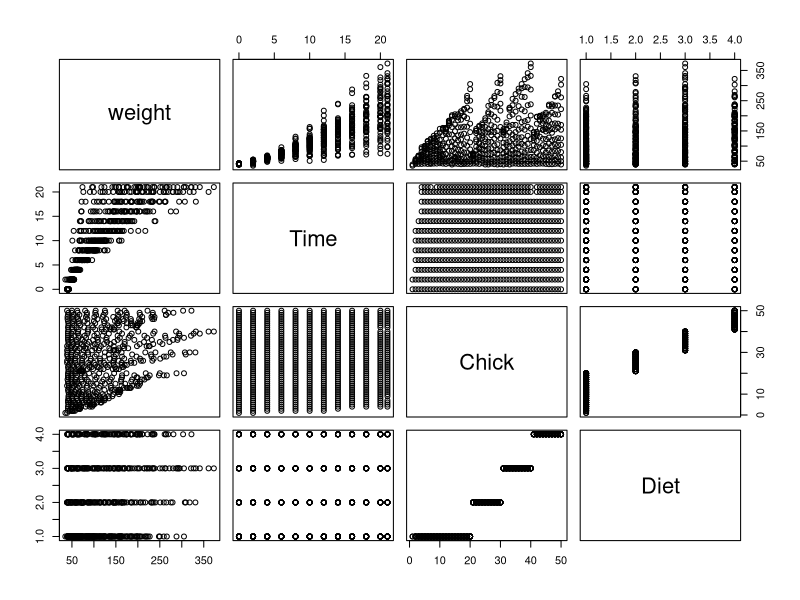
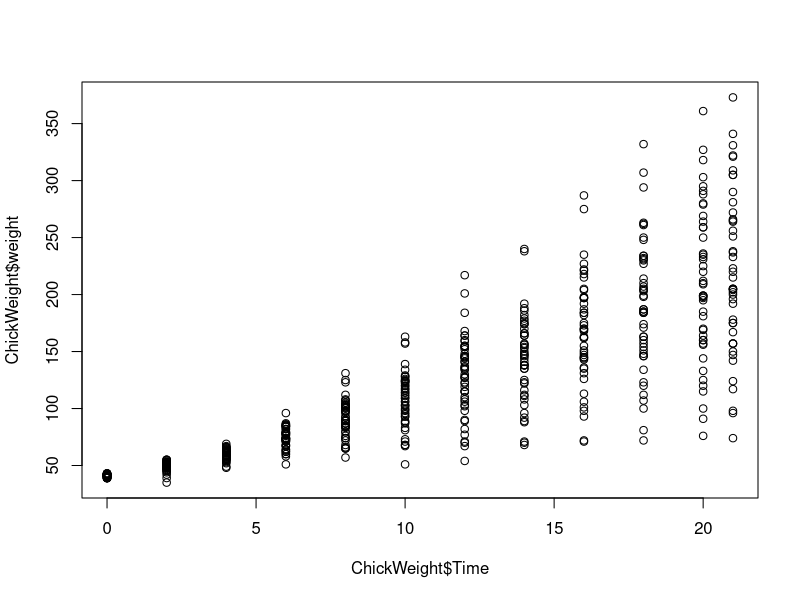

These figures' R source, in order:

# R Script for introduction to basic R Programming

################################################################################

# 1. Assigning and using variables

A <- 1
B <- 2
C <- 3


# Perform basic math operations by using the variables instead of the numbers
# assigned to them:

D <- A + B
C <- 2*A*B^B  # We can also overwrite variables

C + D


# Data types in R

# 1. Numeric
E <- 525600

# 2. Logic
Outcome <- TRUE

# 3. Character
BestProfession <- "Engineering"

# 4. Factor
gender <- factor(c("Male", "Female", "Female", "Male", "Non-binary"))

# Check levels
levels(gender)

# Customize levels and order
level_ordered <- factor(c("Low", "High", "Medium"),
                        levels = c("Low", "Medium",
                                   "High"), 
                        ordered = TRUE)


# Print the variables to know what values are assigned to them
print(E)
print(Outcome)
print(BestProfession)
print(gender)

# To know the type of the variable
class(E)
class(Outcome)
class(BestProfession)
class(gender)


# Converting between different types of variables

# From character to factor
x <- as.factor(c("A", "B", "A"))
x
class(x)

# From factor to character
x <- as.character(x)
x
class(x)

# From character to numeric 
y <- c("1", "2", "3")
y <- as.numeric(y)
y
class(y)


#------------------------------------------------------------------------------#

# EXERCISE 1: Use variables in a script to solve for the number of liters of water
# needed annually by a town.

# Step 1: Define the variables

Population <- 10000 # people in the town
Population_LPD <- 120 # water consumption per person (liters per day)

Golf_course_LPM <- 1400000 # water consumption of the golf course per month (liters)
Golf_course_no <- 3 # number of golf courses in the town

Days_year <- 365 # number of days in a year
Days_month <- 30 # number of days in a month


# Step 2: Do the computation

# Compute for the water consumption by:
# a. All people
People_use <- Population * Population_LPD * Days_year

# b. Golf course
Golf_use <- Golf_course_no * ((Golf_course_LPM/Days_month) * Days_year)

# or Golf_use <- Golf_course_no * Golf_course_LPM * Days_year/Days_month

# c. Total use
Total_use <- People_use + Golf_use

print(Total_use)

#------------------------------------------------------------------------------#

# Using the paste() to combine different types of variables

Total_use_print <- paste("The total water consumption in the town is", Total_use,
                         "liters per year.")

print(Total_use_print)

################################################################################

# Data structures in R

Crop1 <- "rice"
Crop2 <- "corn"
Crop3 <- "sugarcane"
Crop4 <- "cassava"

Crops <- c("rice", "corn", "sugarcane", "cassava")
Crops


Crops2 <- c(Crop1, Crop2, Crop3, Crop4)
Crops2


# Vectors

# Numeric vector
v1 <- c(1, 2, 3, 4, 5)

# Character vector
v2 <- c("apple", "banana", "grapes", "cherry", "strawberry")

# Logical vector
v3 <- c(TRUE, FALSE, TRUE, FALSE, FALSE)


# Other ways to create vectors:

# Sequence of numbers
v_seq <- seq(0, 50, 2) # Sequence of numbers from 0 to 50, by 2s

# Repeating values
v_rep <- rep(5, times = 4)


# Check type and length of vectors

length(Crops)   # number of elements
typeof(Crops)   # data type
is.vector(Crops) # TRUE if it is a vector

# Doing math directly on vectors

x <- c(1, 2, 3)
y <- c(4, 5, 6)

x + y   # 5 7 9
x * 2   # 2 4 6
x > 2   # FALSE FALSE TRUE


# Accessing values in a vector

Crops

Crops[1]    # Gets the first element
Crops[4]    # Gets the fourth element


# Accessing multiple values in a vector

Crops[1:2]

# Overwriting an element in a vector using indexing

Crops[3] <- "dragonfruit"
Crops

#------------------------------------------------------------------------------#

# MATRIX 

# Creating a matrix (2-D array)
# Option 1: using array syntax

m1 <- array(data = 1:10, dim = c(5, 2))
m1

# Option 2: using matrix()

m2 <- matrix(data = 1:10, nrow = 5, byrow = FALSE)
m2


# Creating matrix from vectors by binding them

# Column-bind
m3 <- cbind(c(1,2), c(3,4))

# Row-bind
m4 <- rbind(c(1,2), c(3,4))

# Indexing a matrix in R

# 1. Create a sample matrix

m5 <- matrix(1:20, nrow = 4)
m5

m5[1, 2]   # Row 1, Column 2
m5[ , 2]   # Entire column 2
m5[4, ]    # Entire row 4


# Matrix operations

m6 <- matrix(1:4, nrow = 2)
m7 <- matrix(5:8, nrow = 2)

m6 + m7   # Element-wise addition
m6 * m7   # Element-wise multiplication


# Some useful matrix functions

dim(m5)      # dimensions (number of rows, number of columns)
nrow(m5)     # number of rows
ncol(m5)     # number of columns
rowSums(m5)  # sum of each row
colSums(m5)  # sum of each column
rowMeans(m5) # average of each row
colMeans(m5) # average of each column
t(m5)        # transpose


#------------------------------------------------------------------------------#

# DATA FRAMES

# Creating a data frame

df <- data.frame(
  crop = c("rice", "corn", "sugarcane", "dragonfruit", "cassava"),
  weight_kg = c(100, 250, 80, 550, 150),
  days_in_storage = c(10, 15, 8, 9, 5)
)

df

# Accessing data frame elements

df$crop             # by column name

df[1, 2]            # by row and column index
df[ , "weight_kg"]  # all rows of column weight_kg
df[1, ]             # entire first row


# Using subset()

subset(df, weight_kg > 100)


# Inspecting a data frame

dim(df)          # dimensions (number of rows, number of columns)
str(df)          # structure
summary(df)      # summary statistics
names(df)        # column names


# Modifying data frames

# 1. Adding a new column

df$storage_room <- c(1, 1, 2, 3, 4)

# 2. Renaming a column
# a. Rename a single column by name

names(df)[names(df) == "weight_kg"] <- "weight_tons"

# b. Rename by column position

names(df)[2] <- "weight_kg"

# c. Rename multiple columns

names(df) <- c("crop_name", "weight", "number_of_days_stored", "room_no")

#------------------------------------------------------------------------------#

# LISTS

# Creating a simple list
list1 <- list(1, "hello", TRUE, c(2, 3, 4))

# Creating a named list
list2 <- list(crop = "rice",
              weight_kg = c(100, 250, 80),
              status_in_storage = c(TRUE, FALSE, TRUE),
              room_no = "1a")

# Accessing list elements
# 1. Using $ for named elements

list2$weight_kg

# 2. Using double brackets [[]]

list2[[2]]                # gets the second element
list2[["weight_kg"]]      # gets the "weight_kg" (which is also the second element)

################################################################################

# MORE ABOUT DATA FRAMES IN R

# How to see all built-in data sets in R
data()

# Let us use ChickWeight = Weight versus age of chicks on different diets

# STEP 1: Load the data set

data("ChickWeight")  # Load the data set

# STEP 2: See the documentation of the data set

?ChickWeight

# STEP 3: Explore the data

head(ChickWeight)
tail(ChickWeight)
str(ChickWeight)
summary(ChickWeight)

# STEP 4: Explore the relationships between the 
# numeric columns in the data frame

plot(ChickWeight)


# STEP 5: We can explore more specific relationships.

plot(x = ChickWeight$Time,
     y = ChickWeight$weight)

################################################################################


# Note: Rest of the code used in the workshop can be found in the
# Introduction_to_R_Programming.Rmd


















